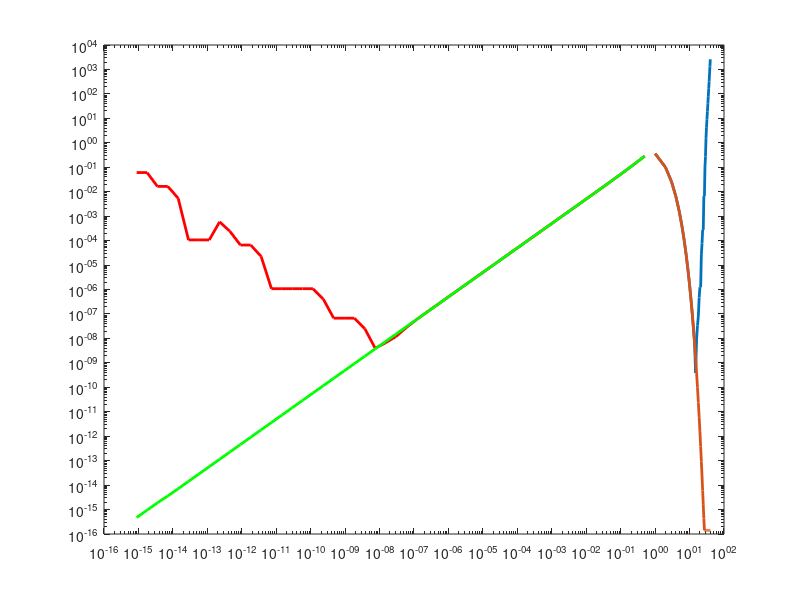
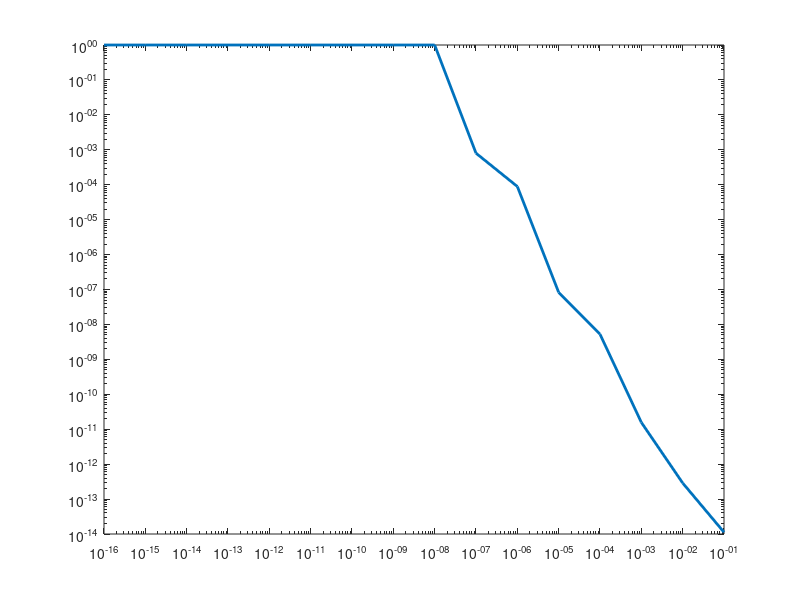
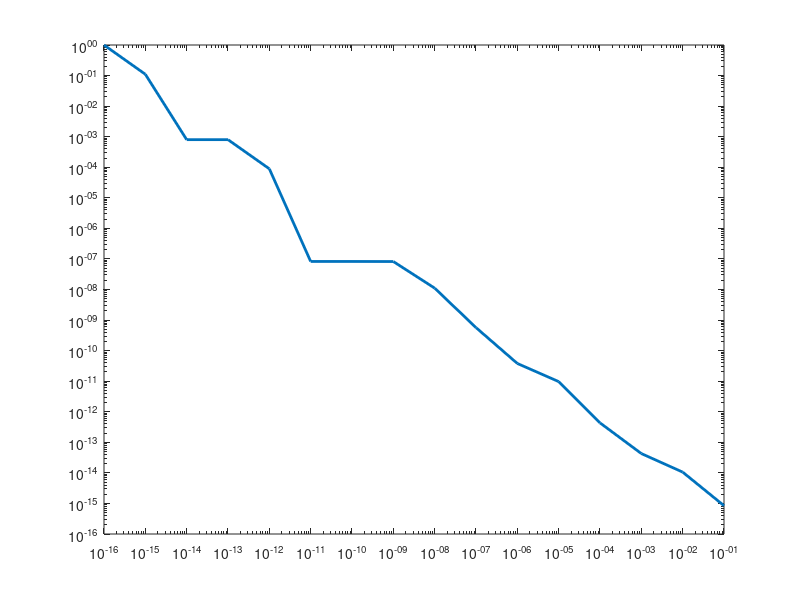
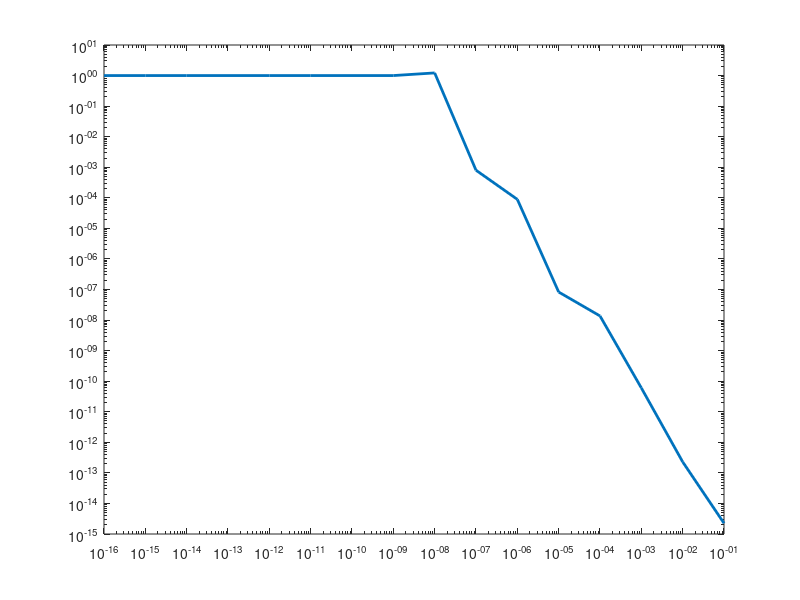

These figures' MATLAB source, in order:
%exercise session 1: numerical cancellation


clear all
close all
clc
disp('***********************************************')
disp('*****************exercise_1_1*****************')
disp('***********************************************')

x = pi/4;
k = 1:50;
h = 2.^(-k);
r = (sin(x+h)-sin(x))./h;
err = abs(cos(x)-r)/abs(cos(x));
loglog(h,err,'r','linewidth',2)
pause
hold on
r2 = 2*sin(h/2).*cos(x+h/2)./h;   %prosthaphaeresis formula
err2 = abs(cos(x)-r2)/abs(cos(x));
loglog(h,err2,'g','linewidth',2)

disp('**********************************************END EXERCISE**********************************************')
pause
%%%%%%%%%%%%%%%%%%%%%%%%%%%%%%%%%%%%%%%%%%%%%%%%%%%%%%%%%%%%%%%%%%%%%%%%%%%%%%%%%%%%%%%%%%%%%%%%%%%%%%%%%%%%%%%%%%
%%%%%%%%%%%%%%%%%%%%%%%%%%%%%%%%%%%%%%%%%%%%%%%%%%%%%%%%%%%%%%%%%%%%%%%%%%%%%%%%%%%%%%%%%%%%%%%%%%%%%%%%%%%%%%%%%%


clear all
close
disp('*****************exercise_1_2_QUIZ************')
disp('***********************************************')
% From|y-yb|/|y| <= K |x-xb|/|x| you obtain E_min=|x-xb|/|x|>=(|y-yb|/|y|)/K:=E_min;
K=2e9;
E_min=1e-5/K; 
% From Rounding_Error<=0.5*N^(1-t)  you obtain
%E_min <= Rounding_Error <= 0.5*N^(1-t)
% 2*E_min<=N^(1-t) --> log10(2*Emin)<=(1-t) --> t<=-log(2*Emin)+1
tmax=-log10(2*E_min)+1
disp('**********************************************END EXERCISE**********************************************')
pause
%%%%%%%%%%%%%%%%%%%%%%%%%%%%%%%%%%%%%%%%%%%%%%%%%%%%%%%%%%%%%%%%%%%%%%%%%%%%%%%%%%%%%%%%%%%%%%%%%%%%%%%%%%%%%%%%%%
%%%%%%%%%%%%%%%%%%%%%%%%%%%%%%%%%%%%%%%%%%%%%%%%%%%%%%%%%%%%%%%%%%%%%%%%%%%%%%%%%%%%%%%%%%%%%%%%%%%%%%%%%%%%%%%%%%


clear all
close
disp('*****************exercise_1_3_QUIZ************')
disp('***********************************************')
x=1e5;
y1=x-sqrt(1+x^2);
y2=-1/(x+sqrt(1+x^2));
Erel=abs(y1-y2)/abs(y2);
% Quantities are equivalent if their relative distance is less than the machine accuracy::
% Erel<0.5*N^(1-t) --> t<-log10(2*Erel)+1
tmax=-log10(2*Erel)+1
% Choose the first integer less than or equal to the obtained number
disp('**********************************************END EXERCISE**********************************************')
pause

%%%%%%%%%%%%%%%%%%%%%%%%%%%%%%%%%%%%%%%%%%%%%%%%%%%%%%%%%%%%%%%%%%%%%%%%%%%%%%%%%%%%%%%%%%%%%%%%%%%%%%%%%%%%%%%%%%
%%%%%%%%%%%%%%%%%%%%%%%%%%%%%%%%%%%%%%%%%%%%%%%%%%% Additional Exercises %%%%%%%%%%%%%%%%%%%%%%%%%%%%%%%%%%%%%%%%%%
%%%%%%%%%%%%%%%%%%%%%%%%%%%%%%%%%%%%%%%%%%%%%%%%%%%%%%%%%%%%%%%%%%%%%%%%%%%%%%%%%%%%%%%%%%%%%%%%%%%%%%%%%%%%%%%%%%

clear all
close all
clc
format short e
disp('***********************************************')
disp('*****************exercise_1_1_Add*************')
disp('***********************************************')
a = 1.483593;
b = 1.484111;
s = a-b
a_ = 1.4836;
b_ = 1.4841;
s_ = a_-b_
er = abs(s-s_)/abs(s)
disp('**********************************************END EXERCISE**********************************************')
pause
%%%%%%%%%%%%%%%%%%%%%%%%%%%%%%%%%%%%%%%%%%%%%%%%%%%%%%%%%%%%%%%%%%%%%%%%%%%%%%%%%%%%%%%%%%%%%%%%%%%%%%%%%%%%%%%%%%
%%%%%%%%%%%%%%%%%%%%%%%%%%%%%%%%%%%%%%%%%%%%%%%%%%%%%%%%%%%%%%%%%%%%%%%%%%%%%%%%%%%%%%%%%%%%%%%%%%%%%%%%%%%%%%%%%%

clear all
clc
format long e
disp('***********************************************')
disp('*****************exercise_1_2_Add*************')
disp('***********************************************')

m = 40;
x = zeros(m,1);
x(1) = 2;
for n = 2:m
    x(n) = 2^(n-1/2)*sqrt(1-sqrt(1-4^(1-n)*x(n-1)^2));
end
relative_error = abs(pi-x)/abs(pi);
semilogy(1:m,relative_error,'linewidth',2)
pause
%equivalent expression
m = 40;
x = zeros(m,1);
x(1) = 2;
for n = 2:m
    x(n) = x(n-1)*sqrt(2/(1+sqrt(1-4^(1-n)*x(n-1)^2)));
end
relative_error = abs(pi-x)/abs(pi);
semilogy(1:m,relative_error,'linewidth',2)

disp('**********************************************END EXERCISE**********************************************')
pause
%%%%%%%%%%%%%%%%%%%%%%%%%%%%%%%%%%%%%%%%%%%%%%%%%%%%%%%%%%%%%%%%%%%%%%%%%%%%%%%%%%%%%%%%%%%%%%%%%%%%%%%%%%%%%%%%%%
%%%%%%%%%%%%%%%%%%%%%%%%%%%%%%%%%%%%%%%%%%%%%%%%%%%%%%%%%%%%%%%%%%%%%%%%%%%%%%%%%%%%%%%%%%%%%%%%%%%%%%%%%%%%%%%%%%

clear all
close all
clc
disp('***********************************************')
disp('*****************exercise_1_3_Add*************')
disp('***********************************************')

n = 1:16;
x = 10.^(-n);
f1 = (1-cos(x))./x.^2;
f1_ex = 1/2*(sin(x/2)./(x/2)).^2;
er1 = abs(f1-f1_ex)./abs(f1_ex);
[x' f1' er1']
figure
loglog(x,er1,'linewidth',2)

pause
clear all
close all
clc
format long e

n = 1:16;
x = 10.^(-n);
f2 = (exp(x)-1)./x;
f2_ex = 0;
for i = 1:16
    f2_ex = f2_ex+x.^(i-1)/factorial(i);
end    
er2 = abs(f2-f2_ex)./abs(f2_ex);
[x' f2' er2']
figure
loglog(x,er2,'linewidth',2)

pause
clear all
close all
clc
format long e

n = 1:16;
x = 10.^(-n);
f3 = (1-sqrt(1-x.^2));
f3_ex = x.^2./(1+sqrt(1-x.^2));
er3 = abs(f3-f3_ex)./abs(f3_ex);
[x' f3' er3']
figure
loglog(x,er3,'linewidth',2)

pause
clear all
close all
clc
format long e

n = 1:16;
x = 10.^(-n);
f4 = ((x+1).^2-1)./x;
f4_ex = x+2;
er4 = abs(f4-f4_ex)./abs(f4_ex);
[x' f4' er4']
figure
loglog(x,er4,'linewidth',2)

disp('**********************************************END EXERCISE**********************************************')


pause
%%%%%%%%%%%%%%%%%%%%%%%%%%%%%%%%%%%%%%%%%%%%%%%%%%%%%%%%%%%%%%%%%%%%%%%%%%%%%%%%%%%%%%%%%%%%%%%%%%%%%%%%%%%%%%%%%%
%%%%%%%%%%%%%%%%%%%%%%%%%%%%%%%%%%%%%%%%%%%%%%%%%%%%%%%%%%%%%%%%%%%%%%%%%%%%%%%%%%%%%%%%%%%%%%%%%%%%%%%%%%%%%%%%%%

clear all
close all
clc
disp('***********************************************')
disp('*****************exercise_1_4_Add*************')
disp('***********************************************')

% The expression is not computable as written because it overflows.
%It needs to be reformulated. For example
%(x!)^2/z! + (y!)^2/z! = x!/prod(122:150)+y!/prod(123:150) where prod(122:150) is the product of all integers between 122 and 150 

x=121;
y=122;
z=150;

q=factorial(x)/prod(x+1:z)+factorial(y)/prod(y+1:z)

disp('**********************************************END EXERCISE**********************************************')


























